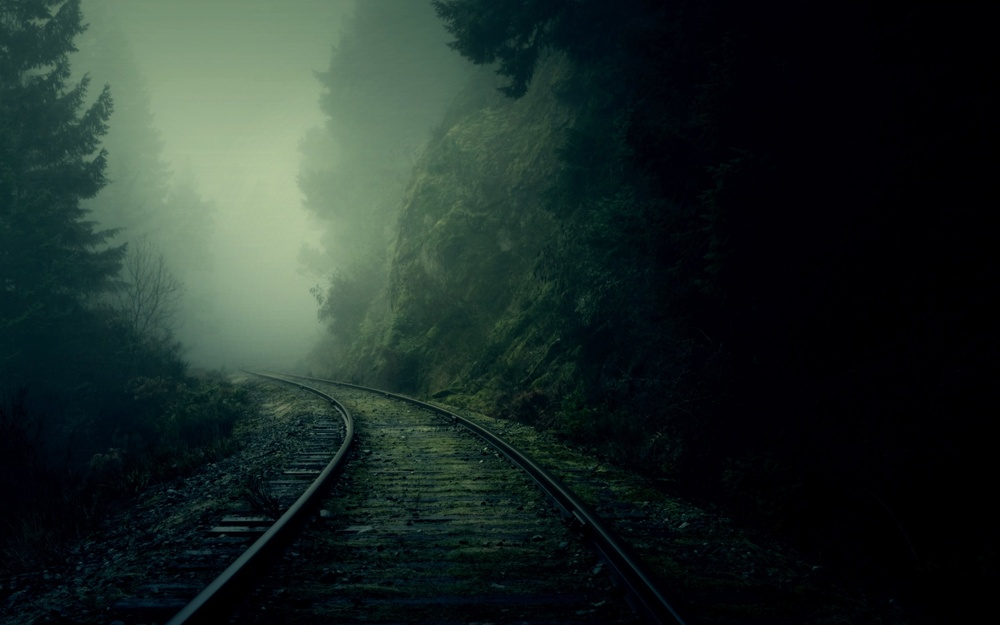
#> input picture nature_dark_forest.jpg, 1000 x 625 px, shrunk from 2560 x 1600 before the run
$ jupyter execute Image_enhancement.ipynb
#> lines starting #> are read from the running program, lines starting #| are printed output that depends on the picture
**NIM: 1906062**

**Nama: Dzikri Nursyaban**

**Kelas: Teknik Informatika A**

Import library yang dibutuhkan.

[cell 1]
import os
import cv2
import numpy as np
from PIL import Image
from matplotlib import pyplot as plt
np.set_printoptions(threshold=np.inf)
np.set_printoptions(suppress=True)

Load gambar. Sebelum memulai cell dibawah, harap upload gambar "*nature_dark_forest.jpg*" terlebih dahulu.

[cell 2]
original = cv2.imread('nature_dark_forest.jpg')
#> original is the input picture: shape (625, 1000, 3); mean B, G, R 38.6, 43.1, 30
original_const = original

# Mengurangi intensitas warna hijau dari gambar.

[cell 3]
im = Image.open("./nature_dark_forest.jpg")
rgb2xyz = (
    0.312453, 0.257580, 0.380423, 0,
    0.212671, 0.715160, 0.172169, 0,
    0.019334, 0.19193, 0.950227, 0 )
out = im.convert("RGB", rgb2xyz)
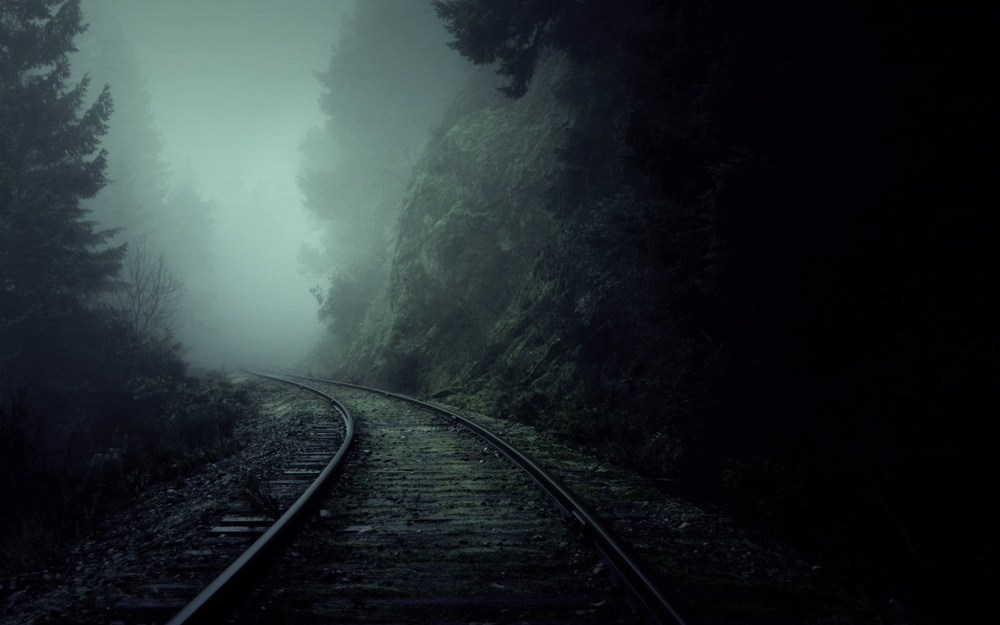
#> out: PIL image 1000x625 RGB; mean R, G, B 35.2, 43.8, 45.6
coloured = cv2.cvtColor(np.array(out), cv2.COLOR_RGB2BGR)
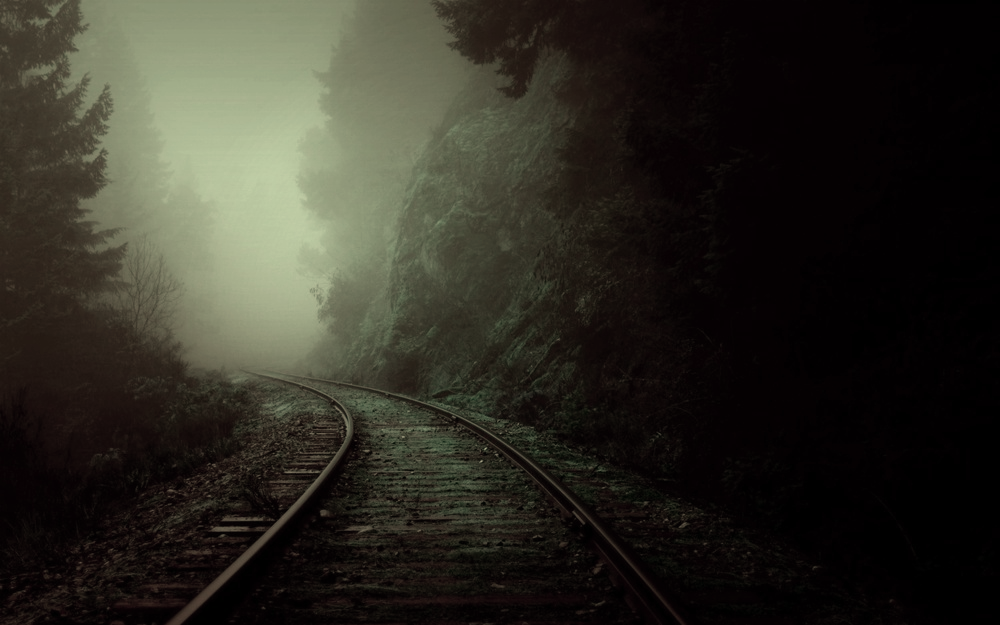
#> coloured: shape (625, 1000, 3); mean R, G, B 45.6, 43.8, 35.2

fig, axes = plt.subplots(1, 3, figsize=(30,20))
plt.subplot(121), plt.imshow(original), plt.axis('off'), plt.title('Original')
plt.subplot(122), plt.imshow(coloured), plt.axis('off'), plt.title('Enhanced')

plt.show()
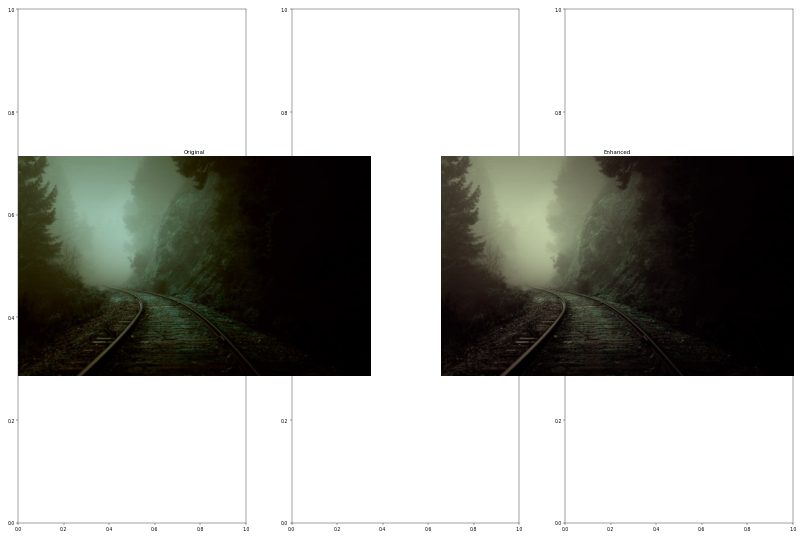
#> figure drawn by matplotlib, 2 panels; B, G, R data is drawn as R, G, B

# Setting brightness dan contrast

Buat fungsi setting gamma.

[cell 4]
def adjust_gamma(image, gamma=1.0):
    # build a lookup table mapping the pixel values [0, 255] to
    # their adjusted gamma values
#> called with gamma = 1.1
    invGamma = 1.0 / gamma
    table = np.array([((i / 255.0) ** invGamma) * 255
        for i in np.arange(0, 256)]).astype("uint8")

    # apply gamma correction using the lookup table
    return cv2.LUT(image, table)

Adjust Gambar.

[cell 5]
adjusted = adjust_gamma(original, gamma=1.1)
adjusted = cv2.convertScaleAbs(adjusted, alpha=1.3, beta=0)
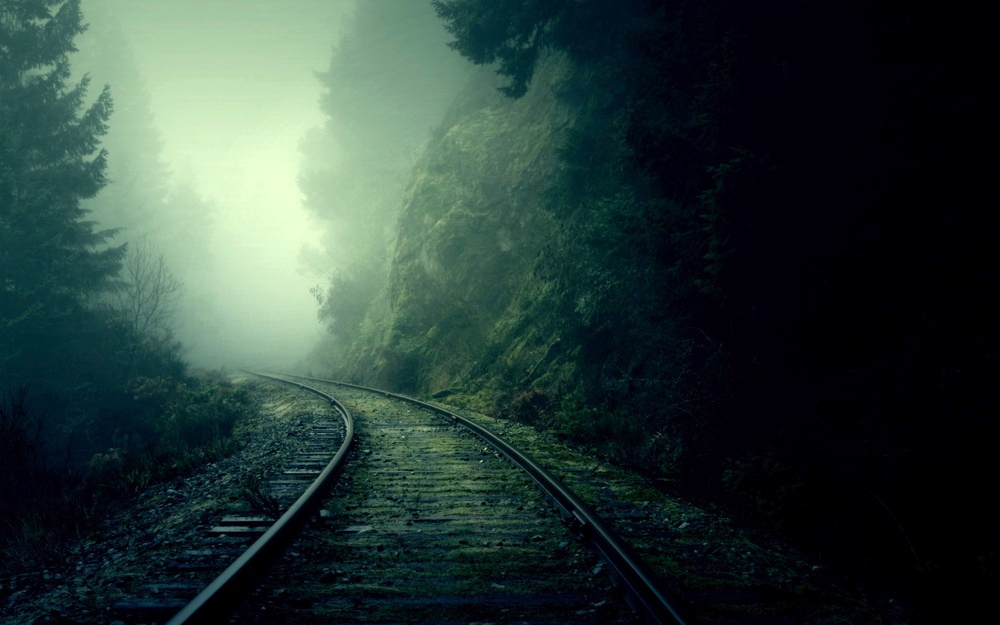
#> adjusted: shape (625, 1000, 3); mean B, G, R 56.1, 61, 42.6

fig, axes = plt.subplots(1, 3, figsize=(30,20))
plt.subplot(121), plt.imshow(original_const), plt.axis('off'), plt.title('Original')
plt.subplot(122), plt.imshow(adjusted), plt.axis('off'), plt.title('Enhanced')

plt.show()
#> figure, not shown here; B, G, R data is drawn as R, G, B

## Mencoba gambar lain

Load gambar.

[cell 6]
img = cv2.imread('./pollen-500x430px-96dpi.jpg',0) # loads in grayscale
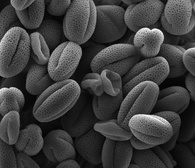
#> input picture pollen-500x430px-96dpi.jpg, 195 x 168 px, shrunk from 500 x 430 before the run
#> img is the input picture: shape (168, 195); min 0, max 255, mean 62.1

Adjust gambar.

[cell 7]
fig, axes = plt.subplots(1, 2, figsize=(18,8))

plt.subplot(121), plt.imshow(img, cmap='gray'), plt.axis('off'), plt.title('Original')

alpha = 1.2
res = cv2.multiply(img, alpha)
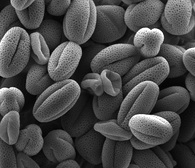
#> res: shape (168, 195); min 0, max 255, mean 74.5

adjusted = adjust_gamma(res, gamma=1.5)
#> call 2 of adjust_gamma, with gamma = 1.5
#> in adjust_gamma (call 2), `return cv2.LUT(image, table)`:
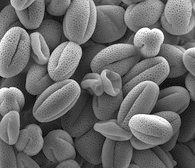
#> returned value: shape (168, 195); min 0, max 255, mean 107.2
plt.subplot(122), plt.imshow(adjusted, cmap='gray'), plt.axis('off'), plt.title('Enhanced')

plt.show()
